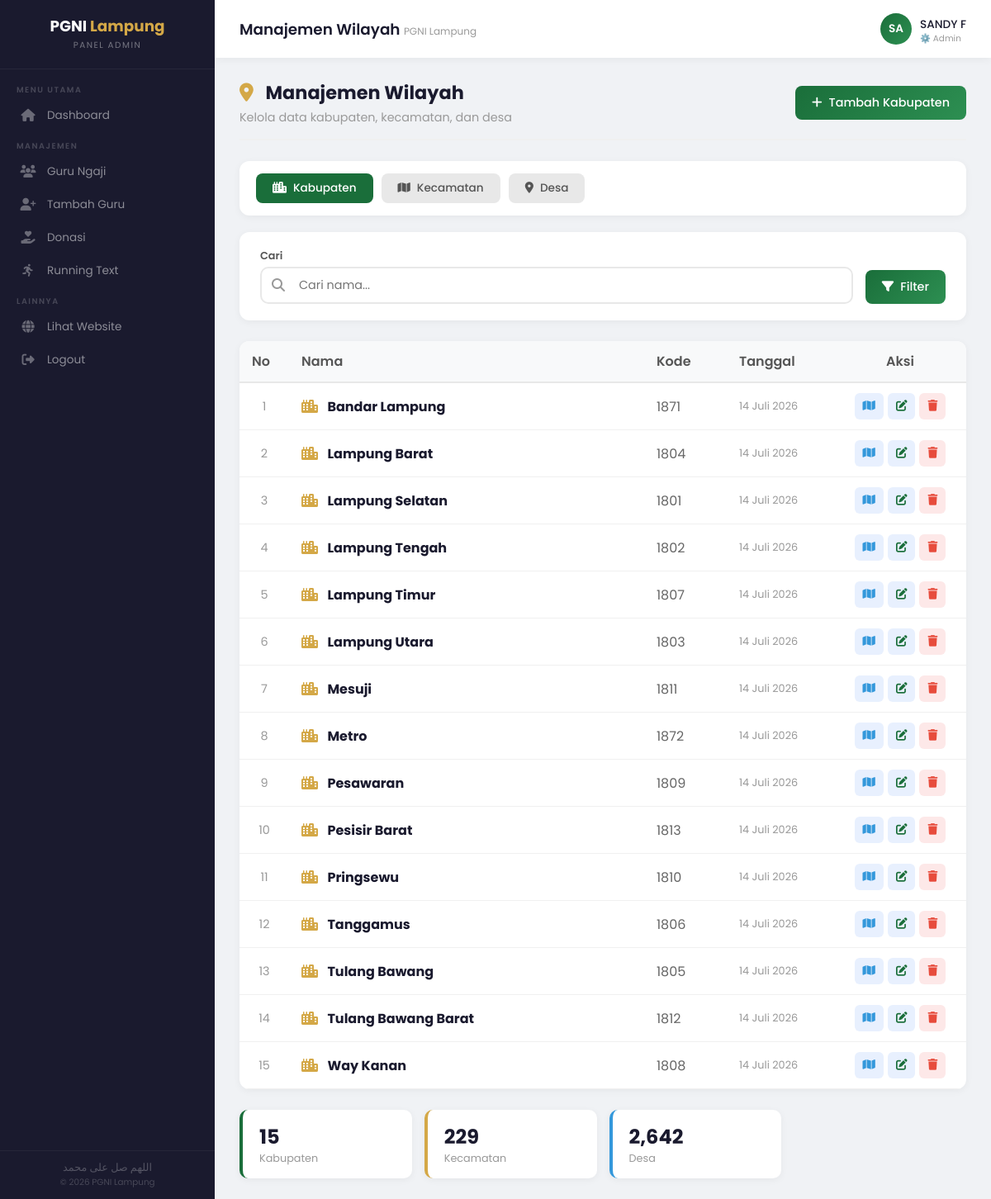
Screenshot of /admin/wilayah.php (signed in) with the database file from the repository.
### tables this page shows
CREATE TABLE `kabupaten` (
  `id` int(11) NOT NULL AUTO_INCREMENT,
  `provinsi_id` int(11) DEFAULT NULL,
  `nama` varchar(100) NOT NULL,
  `kode` varchar(10) DEFAULT NULL,
  `created_at` datetime DEFAULT current_timestamp(),
  PRIMARY KEY (`id`),
  KEY `provinsi_id` (`provinsi_id`)
);

### include/functions.php (called while the page is built, shortened)
<?php
function tanggal_indonesia($tanggal) {
    $bulan = array(
        1 => 'Januari', 'Februari', 'Maret', 'April', 'Mei', 'Juni',
        'Juli', 'Agustus', 'September', 'Oktober', 'November', 'Desember'
    );
    $tgl = date('j', strtotime($tanggal));
    $bln = $bulan[(int)date('n', strtotime($tanggal))];
    $thn = date('Y', strtotime($tanggal));
    return $tgl . ' ' . $bln . ' ' . $thn;
}

### admin/wilayah.php (the view, shortened to what this page needs)
<?php
$root_path = dirname(__DIR__);
require_once $root_path . '/include/functions.php';
function get_existing_columns($conn, $table) {
    $columns = [];
    $result = mysqli_query($conn, "SHOW COLUMNS FROM `$table`");
    if ($result) {
        while ($row = mysqli_fetch_assoc($result)) {
            $columns[] = $row['Field'];
        }
    }
    return $columns;
}
$kab_columns = get_existing_columns($conn, 'kabupaten');
$kec_columns = get_existing_columns($conn, 'kecamatan');
$desa_columns = get_existing_columns($conn, 'desa');
$has_kode_kab = in_array('kode', $kab_columns);
$has_created_kab = in_array('created_at', $kab_columns);
$has_created_kec = in_array('created_at', $kec_columns);
$has_created_desa = in_array('created_at', $desa_columns);
$per_page = 20;
$page = isset($_GET['page']) ? (int)$_GET['page'] : 1;
$page = max(1, $page);
$offset = ($page - 1) * $per_page;
$search = isset($_GET['search']) ? trim($_GET['search']) : '';
$level = isset($_GET['level']) ? $_GET['level'] : 'kabupaten';
$parent_id = isset($_GET['parent_id']) ? (int)$_GET['parent_id'] : 0;
$data_list = null;
if ($level == 'kabupaten') {
    $select_fields = "id, nama";
    if ($has_kode_kab) $select_fields .= ", kode";
    if ($has_created_kab) $select_fields .= ", created_at";
    $query = "SELECT $select_fields FROM kabupaten";
    $query .= " ORDER BY nama ASC LIMIT $offset, $per_page";
    $data_list = mysqli_query($conn, $query);
}
include $root_path . '/admin/include/admin_header.php';
?>
<div class="page-header">
    <div class="page-header-left">
        <h2><i class="fas fa-map-marker-alt"></i> Manajemen Wilayah</h2>
        <p class="text-muted">Kelola data kabupaten, kecamatan, dan desa</p>
    </div>
    <div class="page-header-right">
        <a href="wilayah_tambah.php?level=<?php echo $level; ?><?php echo $parent_id > 0 ? '&parent_id=' . $parent_id : ''; ?>" class="btn btn-primary">
            <i class="fas fa-plus"></i> Tambah <?php echo ucfirst($level); ?>
        </a>
    </div>
</div>
<div class="level-navigation" style="display: flex; gap: 10px; flex-wrap: wrap; margin-bottom: 20px; background: #fff; padding: 15px 20px; border-radius: 12px; box-shadow: 0 2px 10px rgba(0,0,0,0.05);">
    <a href="?level=kabupaten" class="btn <?php echo $level == 'kabupaten' ? 'btn-primary' : 'btn-secondary'; ?>" style="padding: 8px 20px;">
        <i class="fas fa-city"></i> Kabupaten
    </a>
    <a href="?level=kecamatan" class="btn <?php echo $level == 'kecamatan' ? 'btn-primary' : 'btn-secondary'; ?>" style="padding: 8px 20px;">
        <i class="fas fa-map"></i> Kecamatan
    </a>
    <a href="?level=desa" class="btn <?php echo $level == 'desa' ? 'btn-primary' : 'btn-secondary'; ?>" style="padding: 8px 20px;">
        <i class="fas fa-location-dot"></i> Desa
    </a>
</div>
<div class="filter-section" style="background: #fff; padding: 20px 25px; border-radius: 12px; margin-bottom: 25px; box-shadow: 0 2px 10px rgba(0,0,0,0.05);">
    <form action="" method="GET" style="display: flex; gap: 15px; flex-wrap: wrap; align-items: flex-end;">
        <div style="flex: 2; min-width: 200px;">
            <label style="display: block; font-size: 0.8rem; font-weight: 600; color: #555; margin-bottom: 4px;">Cari</label>
            <div class="input-group">
                <span class="input-icon"><i class="fas fa-search"></i></span>
                <input type="text" name="search" class="form-control" placeholder="Cari nama..."
                       value="<?php echo htmlspecialchars($search); ?>">
            </div>
        </div>
        <div style="display: flex; gap: 10px; flex-wrap: wrap;">
            <button type="submit" class="btn btn-primary">
                <i class="fas fa-filter"></i> Filter
            </button>
        </div>
    </form>
</div>
<div class="table-wrapper" style="background: #fff; border-radius: 12px; overflow: hidden; box-shadow: 0 2px 10px rgba(0,0,0,0.05);">
    <div class="table-responsive" style="overflow-x: auto;">
        <table class="table" style="width: 100%; border-collapse: collapse;">
            <thead>
                <tr style="background: #f8f9fa; border-bottom: 2px solid #e8e8e8;">
                    <th style="padding: 12px 15px; text-align: left; font-weight: 600; color: #555; width: 60px;">No</th>
                    <th style="padding: 12px 15px; text-align: left; font-weight: 600; color: #555;">Nama</th>
                    <?php if ($level == 'kabupaten' && $has_kode_kab): ?>
                        <th style="padding: 12px 15px; text-align: left; font-weight: 600; color: #555; width: 100px;">Kode</th>
                    <?php endif; ?>
                    <?php if (
                        ($level == 'kabupaten' && $has_created_kab) ||
                        ($level == 'kecamatan' && $has_created_kec) ||
                        ($level == 'desa' && $has_created_desa)
                    ): ?>
                        <th style="padding: 12px 15px; text-align: left; font-weight: 600; color: #555; width: 130px;">Tanggal</th>
                    <?php endif; ?>
                    <th style="padding: 12px 15px; text-align: center; font-weight: 600; color: #555; width: 160px;">Aksi</th>
                </tr>
            </thead>
            <tbody>
                <?php if ($data_list && mysqli_num_rows($data_list) > 0): ?>
                    <?php $no = $offset + 1; ?>
                    <?php while ($row = mysqli_fetch_assoc($data_list)): ?>
                        <tr style="border-bottom: 1px solid #f0f0f0; transition: background 0.2s;">
                            <td style="padding: 12px 15px; text-align: center; color: #999; font-size: 0.9rem;">
                                <?php echo $no++; ?>
                            </td>
                            <td style="padding: 12px 15px;">
                                <strong style="color: #1a1a2e;">
                                    <?php if ($level == 'kabupaten'): ?>
                                        <i class="fas fa-city" style="color: #d4a847; margin-right: 8px;"></i>
                                    <?php elseif ($level == 'kecamatan'): ?>
                                        <i class="fas fa-map" style="color: #d4a847; margin-right: 8px;"></i>
                                    <?php else: ?>
                                        <i class="fas fa-location-dot" style="color: #d4a847; margin-right: 8px;"></i>
                                    <?php endif; ?>
                                    <?php echo htmlspecialchars($row['nama']); ?>
                                </strong>
                            </td>
                            <?php if ($level == 'kabupaten' && $has_kode_kab): ?>
                                <td style="padding: 12px 15px; color: #666;">
                                    <?php echo htmlspecialchars($row['kode'] ?? '-'); ?>
                                </td>
                            <?php endif; ?>
                            <?php if (
                                ($level == 'kabupaten' && $has_created_kab) ||
                                ($level == 'kecamatan' && $has_created_kec) ||
                                ($level == 'desa' && $has_created_desa)
                            ): ?>
                                <td style="padding: 12px 15px; font-size: 0.8rem; color: #999;">
                                    <?php echo isset($row['created_at']) && !empty($row['created_at']) ? tanggal_indonesia($row['created_at']) : '-'; ?>
                                </td>
                            <?php endif; ?>
                            <td style="padding: 12px 15px; text-align: center;">
                                <div style="display: flex; gap: 5px; justify-content: center; flex-wrap: wrap;">
                                    <?php if ($level == 'kabupaten'): ?>
                                        <a href="?level=kecamatan&parent_id=<?php echo $row['id']; ?>"
                                           class="btn-action btn-view" title="Lihat Kecamatan"
                                           style="padding: 6px 10px; background: #e8f0fe; color: #3498db; border-radius: 6px; text-decoration: none; font-size: 0.85rem;">
                                            <i class="fas fa-map"></i>
                                        </a>
                                    <?php endif; ?>
                                    <a href="wilayah_edit.php?level=<?php echo $level; ?>&id=<?php echo $row['id']; ?>"
                                       class="btn-action btn-edit" title="Edit"
                                       style="padding: 6px 10px; background: #e8f0fe; color: #1a6e3a; border-radius: 6px; text-decoration: none; font-size: 0.85rem;">
                                        <i class="fas fa-edit"></i>
                                    </a>
                                    <a href="wilayah_hapus.php?level=<?php echo $level; ?>&id=<?php echo $row['id']; ?>"
                                       class="btn-action btn-delete" title="Hapus"
                                       onclick="return confirm('Apakah Anda yakin ingin menghapus data ini?')"
                                       style="padding: 6px 10px; background: #fde8e8; color: #e74c3c; border-radius: 6px; text-decoration: none; font-size: 0.85rem;">
                                        <i class="fas fa-trash"></i>
                                    </a>
                                </div>
                            </td>
                        </tr>
                    <?php endwhile; ?>
                <?php endif; ?>
            </tbody>
        </table>
    </div>
</div>
<div style="display: grid; grid-template-columns: repeat(auto-fill, minmax(200px, 1fr)); gap: 15px; margin-top: 25px;">
    <?php
    $count_kab = 0;
    $result = mysqli_query($conn, "SELECT COUNT(*) as total FROM kabupaten");
    if ($result) {
        $row = mysqli_fetch_assoc($result);
        $count_kab = $row['total'] ?? 0;
    }
    $count_kec = 0;
    $result = mysqli_query($conn, "SELECT COUNT(*) as total FROM kecamatan");
    if ($result) {
        $row = mysqli_fetch_assoc($result);
        $count_kec = $row['total'] ?? 0;
    }
    $count_desa = 0;
    $result = mysqli_query($conn, "SELECT COUNT(*) as total FROM desa");
    if ($result) {
        $row = mysqli_fetch_assoc($result);
        $count_desa = $row['total'] ?? 0;
    }
    ?>
    <div style="background: #fff; padding: 15px 20px; border-radius: 10px; box-shadow: 0 2px 10px rgba(0,0,0,0.05); border-left: 4px solid #1a6e3a;">
        <div style="font-size: 1.5rem; font-weight: 700; color: #1a1a2e;"><?php echo number_format($count_kab); ?></div>
        <div style="font-size: 0.8rem; color: #999;">Kabupaten</div>
    </div>
    <div style="background: #fff; padding: 15px 20px; border-radius: 10px; box-shadow: 0 2px 10px rgba(0,0,0,0.05); border-left: 4px solid #d4a847;">
        <div style="font-size: 1.5rem; font-weight: 700; color: #1a1a2e;"><?php echo number_format($count_kec); ?></div>
        <div style="font-size: 0.8rem; color: #999;">Kecamatan</div>
    </div>
    <div style="background: #fff; padding: 15px 20px; border-radius: 10px; box-shadow: 0 2px 10px rgba(0,0,0,0.05); border-left: 4px solid #3498db;">
        <div style="font-size: 1.5rem; font-weight: 700; color: #1a1a2e;"><?php echo number_format($count_desa); ?></div>
        <div style="font-size: 0.8rem; color: #999;">Desa</div>
    </div>
</div>
<?php include $root_path . '/admin/include/admin_footer.php'; ?>

### admin/include/admin_header.php (style rules this page uses)
:root { --primary: #1a6e3a; --primary-dark: #0e4a26; --primary-light: #2d8f52; --gold: #d4a847; --gold-light: #f0dba8; --dark: #1a1a2e; --sidebar-width: 260px; --header-height: 70px; --transition: all 0.3s ease; }
* { margin: 0; padding: 0; box-sizing: border-box; }
body { font-family: 'Poppins', sans-serif; background: #f0f2f5; direction: ltr; display: flex; min-height: 100vh; }

### admin/wilayah.php (style rules this page uses)
.page-header { display: flex; justify-content: space-between; align-items: center; flex-wrap: wrap; gap: 15px; margin-bottom: 25px; padding-bottom: 15px; border-bottom: 2px solid #f0f0f0; }
.page-header-left h2 { font-size: 1.4rem; color: #1a1a2e; margin-bottom: 3px; }
.page-header-left h2 i { color: #d4a847; margin-right: 10px; }
.page-header-left .text-muted { color: #999; font-size: 0.9rem; margin: 0; }
.page-header-right { display: flex; gap: 10px; flex-wrap: wrap; }
.btn { display: inline-flex; align-items: center; gap: 8px; padding: 10px 20px; border: none; border-radius: 8px; font-weight: 500; font-size: 0.9rem; cursor: pointer; transition: all 0.3s ease; text-decoration: none; font-family: 'Poppins', sans-serif; }
.btn-primary { background: linear-gradient(135deg, #1a6e3a, #2d8f52); color: #fff; }
.btn-secondary { background: #95a5a6; color: #fff; }
.input-group { position: relative; display: flex; align-items: center; }
.input-group .input-icon { position: absolute; left: 14px; color: #999; font-size: 1rem; z-index: 1; }
.input-group .form-control { width: 100%; padding: 10px 14px 10px 45px; border: 2px solid #e8e8e8; border-radius: 10px; font-size: 0.9rem; font-family: 'Poppins', sans-serif; transition: all 0.3s ease; background: #fff; color: #333; }
.form-control { width: 100%; padding: 10px 14px; border: 2px solid #e8e8e8; border-radius: 10px; font-size: 0.9rem; font-family: 'Poppins', sans-serif; transition: all 0.3s ease; background: #fff; color: #333; }
.level-navigation .btn { font-size: 0.85rem; padding: 8px 18px; }
.level-navigation .btn-primary { background: #1a6e3a; }
.level-navigation .btn-secondary { background: #e8e8e8; color: #555; }

### rows the page displays
kabupaten: nama "Bandar Lampung", kode "1871", created_at "14 Juli 2026"
kabupaten: nama "Lampung Barat", kode "1804", created_at "14 Juli 2026"
kabupaten: nama "Lampung Selatan", kode "1801", created_at "14 Juli 2026"
kabupaten: nama "Lampung Tengah", kode "1802", created_at "14 Juli 2026"
kabupaten: nama "Lampung Timur", kode "1807", created_at "14 Juli 2026"
kabupaten: nama "Lampung Utara", kode "1803", created_at "14 Juli 2026"
kabupaten: nama "Mesuji", kode "1811", created_at "14 Juli 2026"
kabupaten: nama "Metro", kode "1872", created_at "14 Juli 2026"
kabupaten: nama "Pesawaran", kode "1809", created_at "14 Juli 2026"
kabupaten: nama "Pesisir Barat", kode "1813", created_at "14 Juli 2026"
kabupaten: nama "Pringsewu", kode "1810", created_at "14 Juli 2026"
kabupaten: nama "Tanggamus", kode "1806", created_at "14 Juli 2026"
kabupaten: nama "Tulang Bawang", kode "1805", created_at "14 Juli 2026"
kabupaten: nama "Tulang Bawang Barat", kode "1812", created_at "14 Juli 2026"
kabupaten: nama "Way Kanan", kode "1808", created_at "14 Juli 2026"

### other values shown
$title "Manajemen Wilayah"
substr($_SESSION['nama_lengkap'] ?? 'A', 0, 2) "SA"
$_SESSION['nama_lengkap'] "SANDY F"
$role_display[$_SESSION['role'] ?? 'admin'] "⚙️ Admin"
$level "Kabupaten"
$count_kab "15"
$count_kec "229"
$count_desa "2,642"
